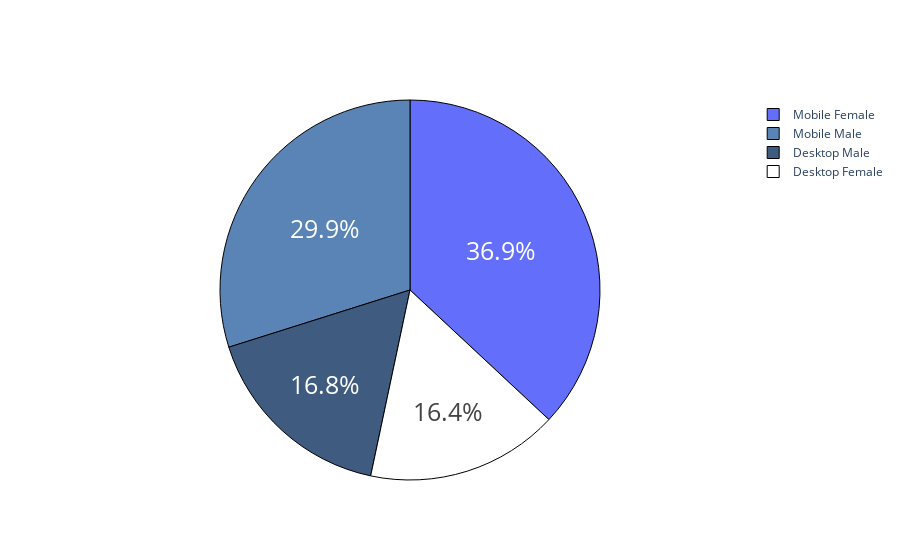

Write notebook code for a chart like this one.
### Code cell
labels = ['Desktop Male', 'Mobile Male', 'Desktop Female', 'Mobile Female']
values = [76, 135, 74, 167]
colors = ['rgb(63,92,128)', 'rgb(90,131,182)', 'rgb(255,255,255)']
 
trace = go.Pie(labels=labels, values=values,
           	textfont=dict(size=25),
           	marker=dict(colors=colors,
                       	line=dict(color='#000000', width=1)))
 
iplot([trace], filename='styled_pie_chart')

### Figure 1 — Plotly figure (JSON) as saved in the notebook; plotly's stock layout.template omitted (floating-point values rounded to 4 significant figures)
{"data": [{"labels": ["Desktop Male", "Mobile Male", "Desktop Female", "Mobile Female"], "marker": {"colors": ["rgb(63,92,128)", "rgb(90,131,182)", "rgb(255,255,255)"], "line": {"color": "#000000", "width": 1}}, "textfont": {"size": 25}, "type": "pie", "values": [76, 135, 74, 167]}], "layout": {}}
